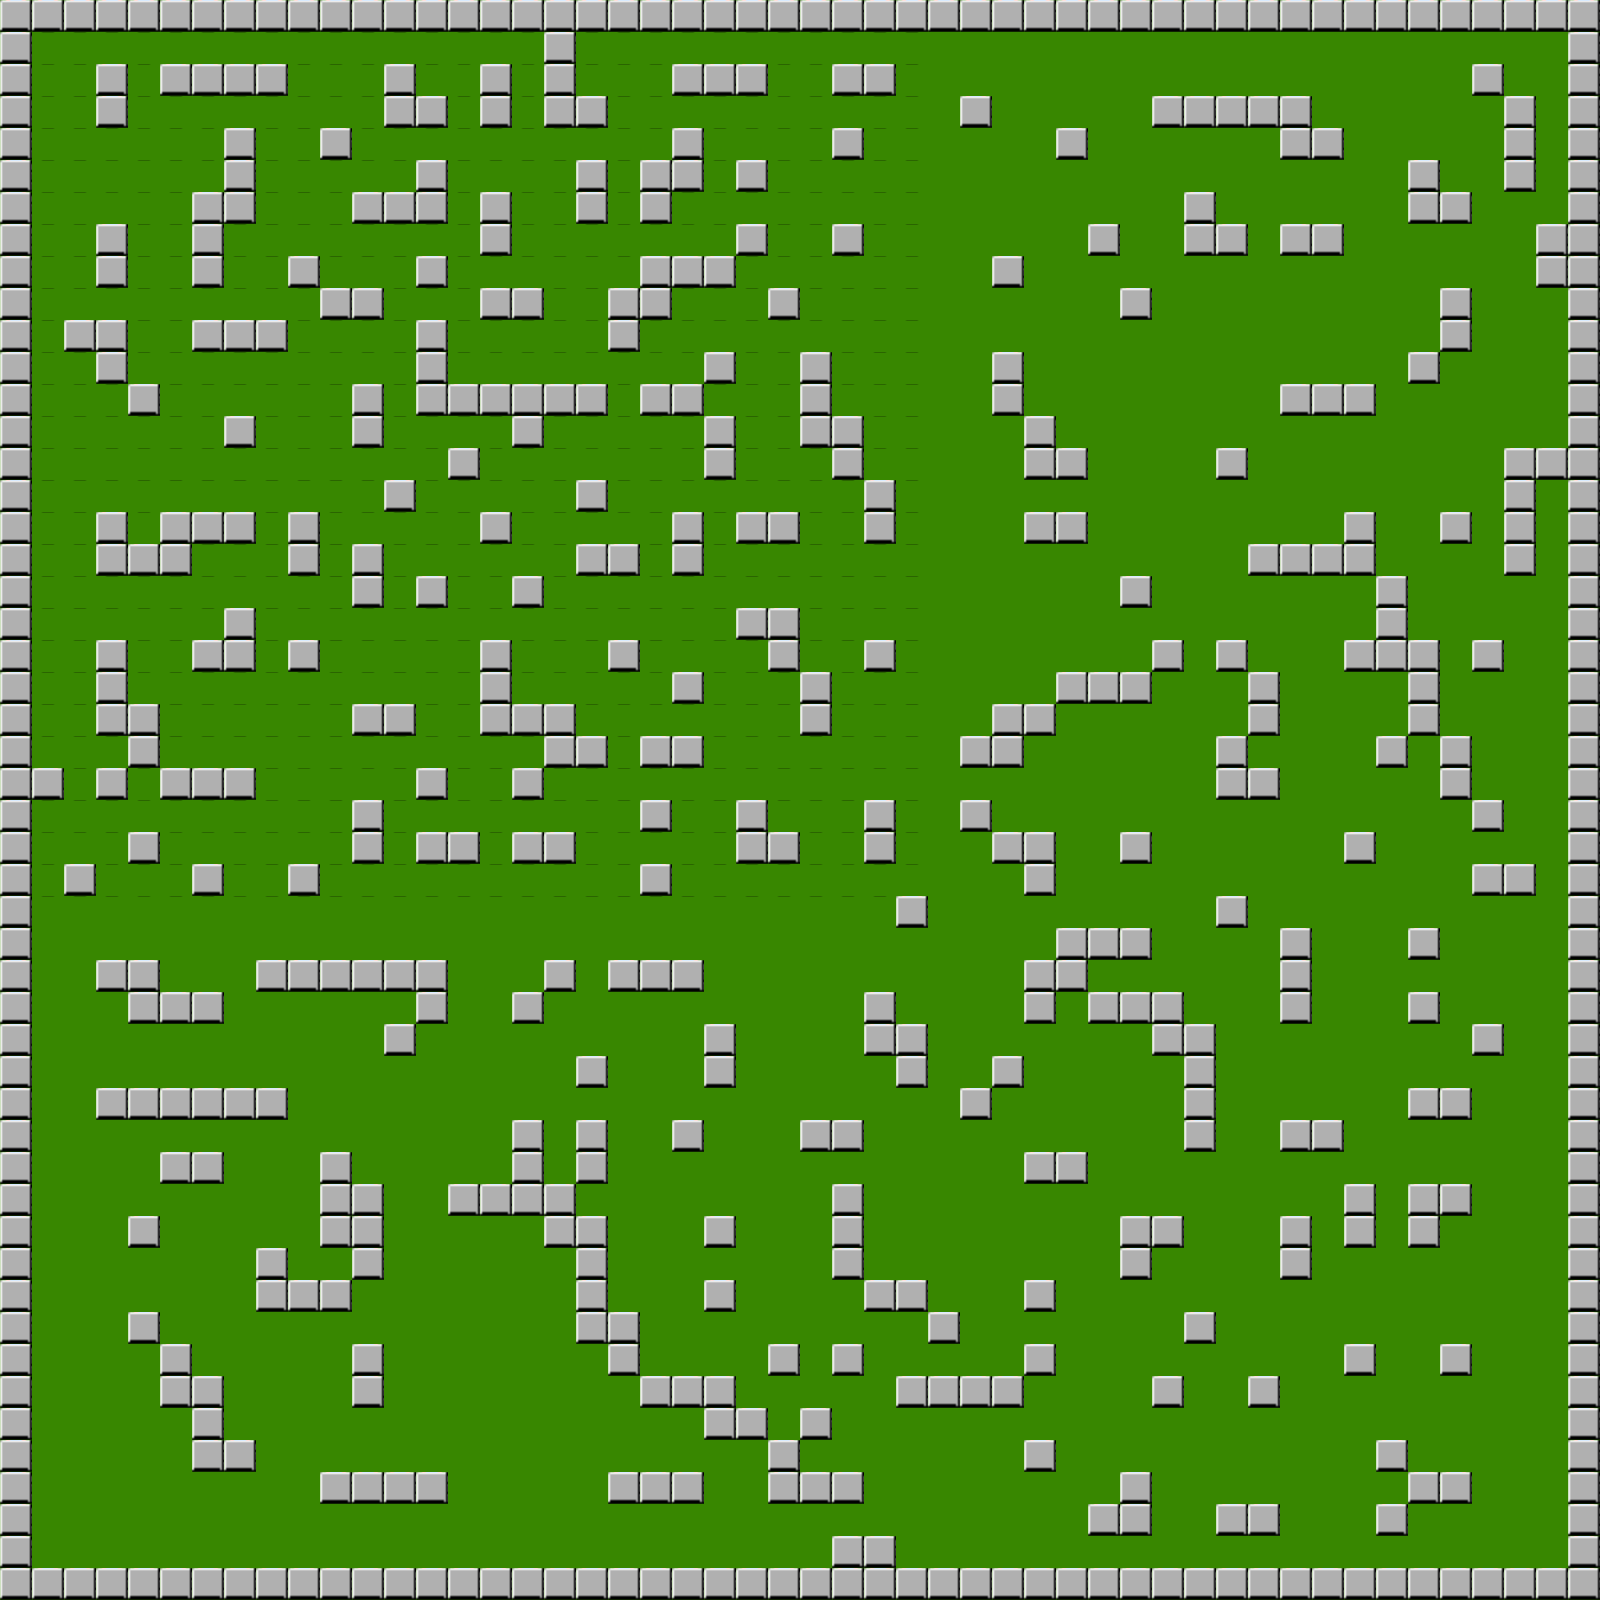

The image is a tile-based game level rendered from a .tmx file. Its description and source (layers, tilesets, objects; grid data summarised) follow:
An orthogonal 50x50 tile map with 32x32 px tiles, 1 tile layer (Tile Layer 1).

<map version="1.4" tiledversion="1.4.3" orientation="orthogonal" renderorder="right-down" width="50" height="50" tilewidth="32" tileheight="32" infinite="0" nextlayerid="2" nextobjectid="1">
 <tileset firstgid="1" name="BoomberObj" tilewidth="32" tileheight="32" tilecount="322" columns="14">
  <image source="../output-onlinepngtools.png" width="448" height="766" />
 </tileset>
 <layer id="1" name="Tile Layer 1" width="50" height="50">
  <data>[2500 cells, 2500 non-empty, 3 distinct tile ids]</data>
 </layer>
</map>